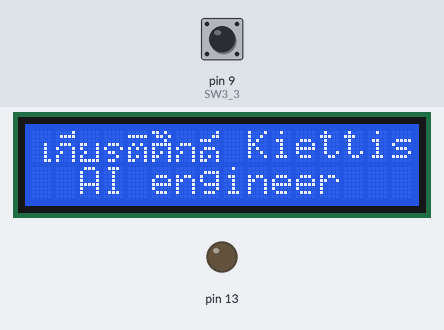
Bench run of a sketch on a simulated Arduino Uno, built with avr-gcc and run on an emulated ATmega328P. Parts: 16×2 character LCD, output pins drawn as LEDs (lit = HIGH). The test bench sets the inputs (shaded band); at power-on: pin 9 (SW3_3) LOW.

Above: at 0.12 s.
At 0.94 s:
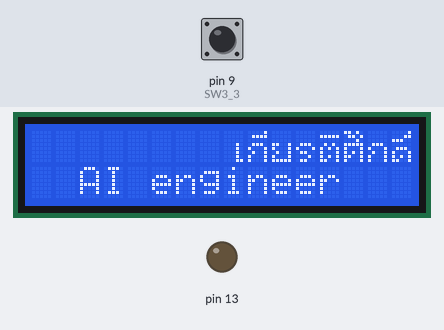
At 1.35 s:
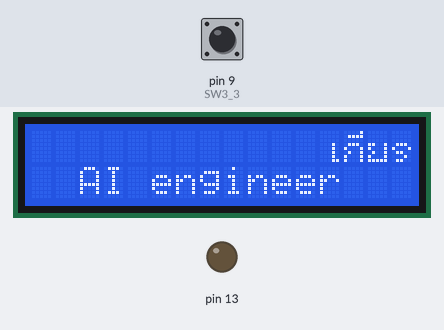
At 1.81 s:
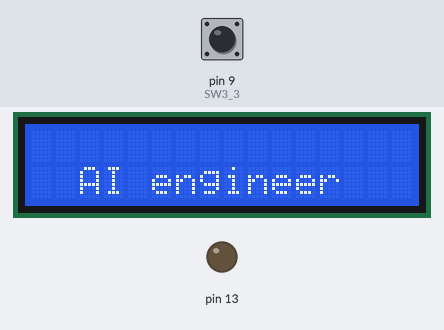
At 2.99 s:
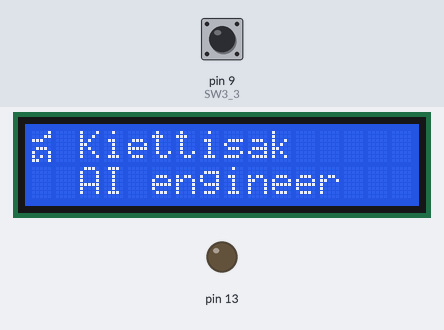
At 4.12 s:
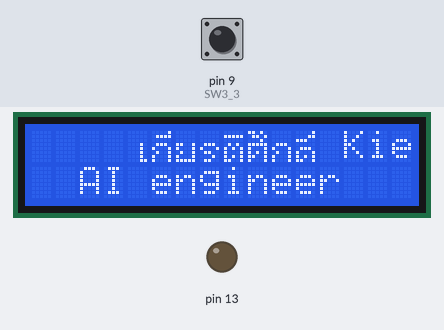

Measured:
- by itself, everything shown: repeats every 3.6 s, in 34 steps

The sketch:

checkpoint004.ino
```cpp
#include <LiquidCrystal.h>

#define SW3_3 9

LiquidCrystal lcd( 2, 15, 17, 16, 4, 0);                       // RS, E, D4, D5, D6, D7

byte customChar0[8] = {B00000, B00000, B00000, B00010, B00010, B00010, B00010, B00011};
byte customChar1[8] = {B00001, B01111, B00000, B01110, B10001, B01001, B10001, B10001};
byte customChar2[8] = {B00000, B00000, B00000, B11001, B10001, B01001, B10001, B11111};
byte customChar3[8] = {B00000, B00000, B00000, B01110, B10001, B01100, B00010, B01100};
byte customChar4[8] = {B00000, B11111, B00000, B01010, B10101, B10001, B10101, B11001};
byte customChar5[8] = {B11010, B01101, B00010, B11111, B10001, B10101, B11001, B10001};
byte customChar6[8] = {B00000, B00000, B00000, B01110, B10001, B01001, B10001, B10001};
byte customChar7[8] = {B00001, B00011, B11100, B00000, B01110, B10001, B10101, B11001};

char text[] = {0, 1, 2, 3, 4, 5, 6, 7, ' ', 'K', 'i', 'e', 't', 't', 'i', 's', 'a', 'k', ' ', ' ', ' ', ' ', ' ', ' ', ' ', ' ', ' ', ' ', ' ',' ', ' ', ' ', ' ', ' ', ' '};
int length = sizeof(text);
int screenWidth = 16;

int pos = 0;
int count = 0;

void setup() {
  lcd.begin(16, 2);
  pinMode(12,INPUT);
  pinMode(13,OUTPUT);
  pinMode(SW3_3, INPUT);

  lcd.createChar(0, customChar0);
  lcd.createChar(1, customChar1);
  lcd.createChar(2, customChar2);
  lcd.createChar(3, customChar3);
  lcd.createChar(4, customChar4);
  lcd.createChar(5, customChar5);
  lcd.createChar(6, customChar6);
  lcd.createChar(7, customChar7);

  lcd.setCursor(1,0);
  lcd.write((uint8_t)0);
  lcd.write((uint8_t)1);
  lcd.write((uint8_t)2);
  lcd.write((uint8_t)3);
  lcd.write((uint8_t)4);
  lcd.write((uint8_t)5);
  lcd.write((uint8_t)6);
  lcd.write((uint8_t)7);

  lcd.print(" Kiettisak");
  lcd.setCursor(2,1);
  lcd.print("AI engineer");
}

void loop() {
	int st = digitalRead(SW3_3);

  	lcd.setCursor(0, 0);
	if(st)
	{
  		for(int i = 0; i < screenWidth; i++)
  		{
 			int j = (pos + i) % length;

  			if (text[j] >= 0 && text[j] <= 7)
  			{
      			lcd.write(byte(text[j]));
  			}
  			else
  			{
      			lcd.print(text[j]);
  			}
  		}
  		pos = (pos + 1) % length;
	}
	else
	{
		for(int i = 0; i < screenWidth; i++)
  		{
 			int j = (pos + i + length) % length;

  			if (text[j] >= 0 && text[j] <= 7)
  			{
      			lcd.write(byte(text[j]));
  			}
  			else
  			{
      			lcd.print(text[j]);
  			}
  		}
  		pos = (pos - 1 + length) % length;
	}

  	delay(100);
}
```
